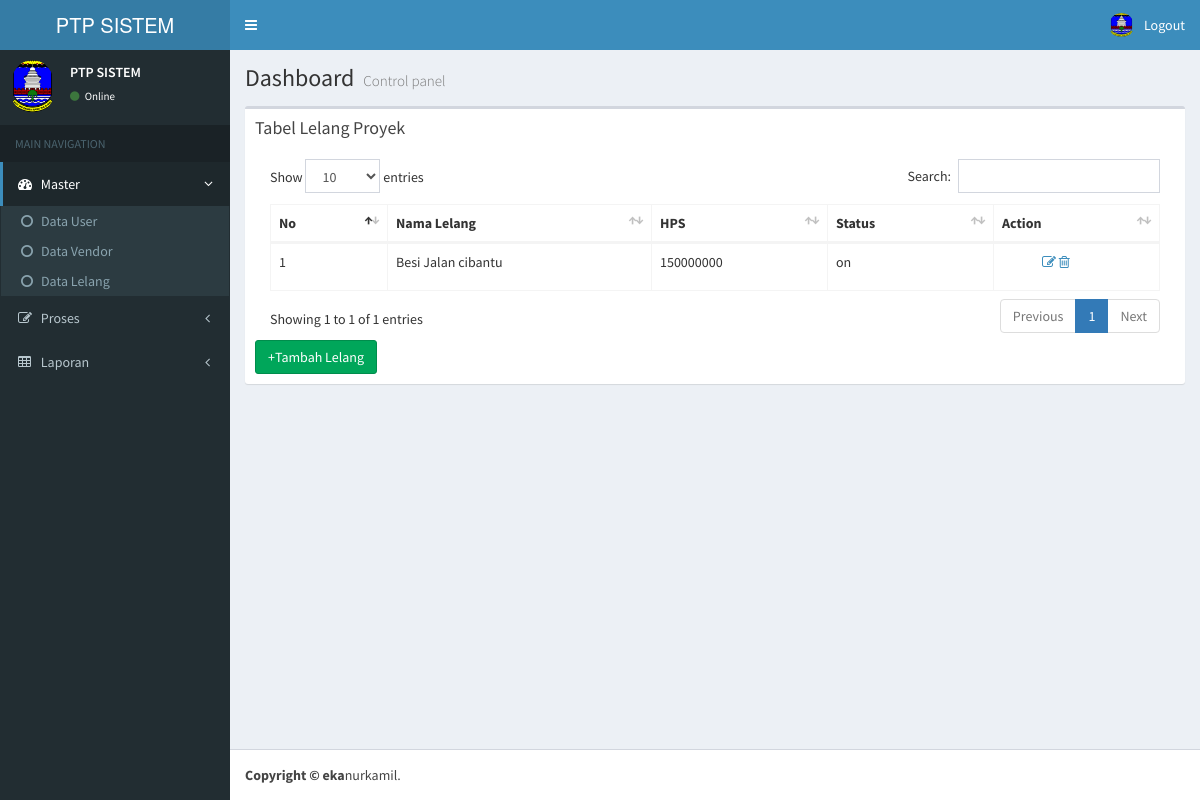
Screenshot of /halaman_utama.php?page=lelang (signed in) with the database file from the repository.
### tables this page shows
CREATE TABLE IF NOT EXISTS `lelang` (
  `id_lelang` int(10) NOT NULL,
  `nama_lelang` varchar(30) NOT NULL,
  `hps` int(20) NOT NULL,
  `status` enum('on','off') NOT NULL
);

### module/lelang/list_lelang.php (the view)
<div class="box">
    <div class="box-header">
        <h3 class="box-title">Tabel Lelang Proyek</h3>
    </div>
			<div class="box-body">
              <table class="table table-bordered table-hover" id="datatables">
                <thead>
                <tr>
                  <th>No</th>
                  <th>Nama Lelang</th>
                  <th>HPS</th>
                  <th>Status</th>
                  <th>Action</th>
                </tr>
                </thead>
				<tbody>
                <?php
					$no=1;
					$sql=mysql_query("select * from lelang") or die(mysql_error());
					while($data=mysql_fetch_array($sql)){
				?>
				<tr>
					<td><?php echo $no++ ?></td>
					<td><?php echo $data['nama_lelang']; ?></td>
					<td><?php echo $data['hps']; ?></td>
					<td><?php echo $data['status']; ?></td>
					<td>
						<ul style="list-style:none;">
							<li>
								<a href="?page=lelang&action=edit&id_lelang=<?php echo $data['id_lelang']; ?>" title="Edit"><i class="fa fa-edit"></i></a>
								<a onclick="return confirm('yakin ingin menghapus data ?')"  href="?page=lelang&action=hapus&id_lelang=<?php echo $data['id_lelang']; ?>" title="Delete"><i class="fa fa-trash-o"></i></a>
							</li>
						</ul>
					</td>
				</tr>
				<?php
					}
				?>
				</tbody>
              </table>
			  <a href="?page=lelang&action=tambah_lelang" class="btn btn-success">+Tambah Lelang</a>
			</div>
		</div>

### rows the page displays
lelang: nama_lelang "Besi Jalan cibantu", hps "150000000", status "on"
